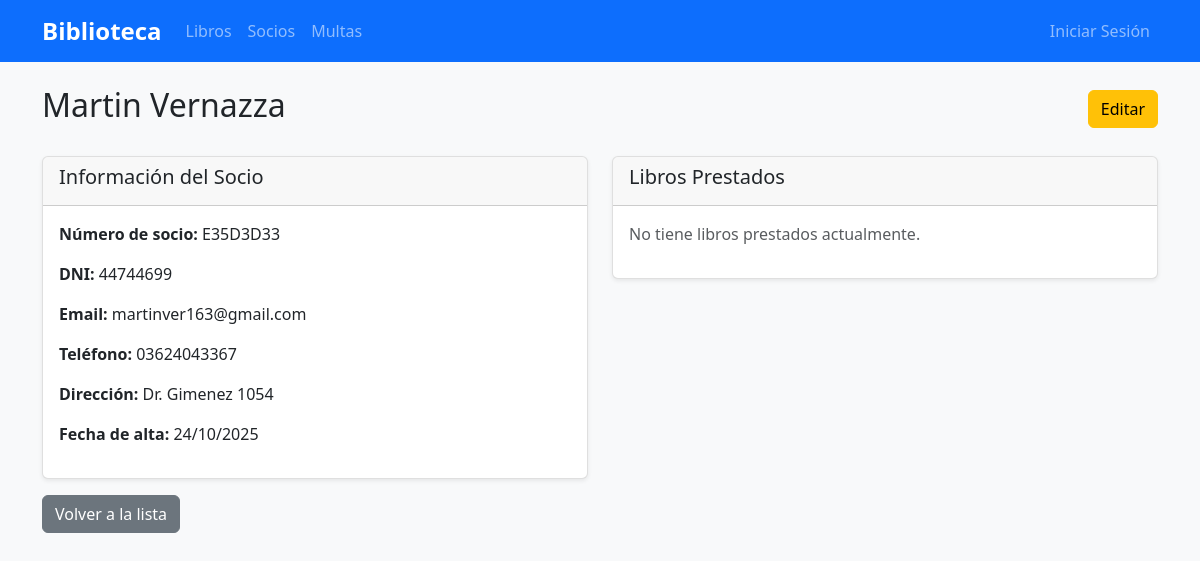
Screenshot of /socios/1/ with the database file from the repository.
### socios/models.py (models this page shows, shortened)
class Socio(models.Model):
    numero_socio = models.CharField(max_length=20, unique=True, null=True, blank=True)
    nombre = models.CharField(max_length=100)
    apellidos = models.CharField(max_length=150)
    dni = models.CharField(max_length=9, unique=True)
    email = models.EmailField()
    telefono = models.CharField(max_length=15)
    direccion = models.TextField()
    fecha_alta = models.DateTimeField(auto_now_add=True)
    activo = models.BooleanField(default=True)
    class Meta:
        verbose_name = "Socio"
        verbose_name_plural = "Socios"
        ordering = ["apellidos", "nombre"]
    @property
    def nombre_completo(self):
        return f"{self.nombre} {self.apellidos}"

### socios/views.py (the view)
# urls.py: path("<int:pk>/", views.SocioDetailView.as_view(), name="detalle"),
class SocioDetailView(DetailView):
    model = Socio
    template_name = "socios/detalle.html"
    context_object_name = "socio"
    def get_context_data(self, **kwargs):
        context = super().get_context_data(**kwargs)
        from libros.models import Prestamo
        context["prestamos_activos"] = Prestamo.objects.filter(
            socio=self.object, devuelto=False
        ).select_related("libro")
        return context

### templates/socios/detalle.html (shortened to what this page needs)
{% extends 'base.html' %}
{% block content %}
<div class="d-flex justify-content-between align-items-center mb-4">
    <h2>{{ socio.nombre_completo }}</h2>
    <a href="{% url 'socios:editar' socio.pk %}" class="btn btn-warning">Editar</a>
</div>
<div class="row">
    <div class="col-md-6">
        <div class="card">
            <div class="card-header">
                <h5>Información del Socio</h5>
            </div>
            <div class="card-body">
                <p><strong>Número de socio:</strong> {{ socio.numero_socio }}</p>
                <p><strong>DNI:</strong> {{ socio.dni }}</p>
                <p><strong>Email:</strong> {{ socio.email }}</p>
                <p><strong>Teléfono:</strong> {{ socio.telefono }}</p>
                <p><strong>Dirección:</strong> {{ socio.direccion }}</p>
                <p><strong>Fecha de alta:</strong> {{ socio.fecha_alta|date:"d/m/Y" }}</p>
            </div>
        </div>
    </div>
    <div class="col-md-6">
        <div class="card">
            <div class="card-header">
                <h5>Libros Prestados</h5>
            </div>
            <div class="card-body">
                {% if prestamos_activos %}
                    <div class="table-responsive">
                        <table class="table table-sm">
                            <thead>
                                <tr>
                                    <th>Libro</th>
                                    <th>Fecha Préstamo</th>
                                    <th>Fecha Devolución</th>
                                    <th>Estado</th>
                                </tr>
                            </thead>
                            <tbody>
                                {% for prestamo in prestamos_activos %}
                                <tr>
                                    <td>{{ prestamo.libro.titulo }}</td>
                                    <td>{{ prestamo.fecha_prestamo|date:"d/m/Y" }}</td>
                                    <td>{{ prestamo.fecha_devolucion_prevista|date:"d/m/Y" }}</td>
                                    <td>
                                        {% if prestamo.esta_vencido %}
                                            <span class="badge bg-danger">Vencido</span>
                                        {% else %}
                                            <span class="badge bg-success">Vigente</span>
                                        {% endif %}
                                    </td>
                                </tr>
                                {% endfor %}
                            </tbody>
                        </table>
                    </div>
                {% else %}
                    <p class="text-muted">No tiene libros prestados actualmente.</p>
                {% endif %}
            </div>
        </div>
    </div>
</div>
<div class="mt-3">
    <a href="{% url 'socios:lista' %}" class="btn btn-secondary">Volver a la lista</a>
</div>
{% endblock %}

### static/css/styles.css (style rules this page uses)
body { background-color: #f8f9fa; }
.card { box-shadow: 0 0.125rem 0.25rem rgba(0, 0, 0, 0.075); border: 1px solid rgba(0, 0, 0, 0.125); }
.btn { border-radius: 0.375rem; }

### rows the page displays
Socio: nombre_completo "Martin Vernazza", numero_socio "E35D3D33", dni "44744699", email "martinver163@gmail.com", telefono "03624043367", direccion "Dr. Gimenez 1054", fecha_alta "24/10/2025"
